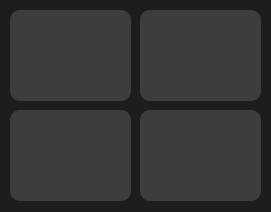
<?xml version="1.0" encoding="UTF-8"?>
<ui version="4.0">
 <class>Form_main</class>
 <widget class="QWidget" name="Form_main">
  <property name="geometry">
   <rect>
    <x>0</x>
    <y>0</y>
    <width>271</width>
    <height>212</height>
   </rect>
  </property>
  <property name="minimumSize">
   <size>
    <width>271</width>
    <height>212</height>
   </size>
  </property>
  <property name="maximumSize">
   <size>
    <width>271</width>
    <height>212</height>
   </size>
  </property>
  <property name="windowTitle">
   <string>Form</string>
  </property>
  <property name="styleSheet">
   <string notr="true">

QTabWidget::tab{
background-color:#3d3d3d;
}

QLineEdit{
border-radius:7;
}


QMessageBox{
background-color:#1d1d1d;
color:#fff;

}


QLabel{
color:#2d89ef;
qproperty-alignment: AlignLeft;


}

QDialogButtonBox{
color:#2d89ef;
}
QTextBrowser{
color:#2d89ef;
background-color:#1d1d1d;
}


QWidget{
background-color:#1d1d1d;
}


QPushButton{
border-style:solid;
color:#fff;
border-radius:10px;
background-color:#3d3d3d;
font: 11pt &quot;Century Gothic&quot;;


}
QPushButton:hover{
color:#ccc;
	background-color: qlineargradient(spread:pad, x1:0.517, y1:0, x2:0.517, y2:1, stop:0 rgba(45, 45, 45, 255), stop:0.505682 rgba(45, 45, 45, 255), stop:1 rgba(29, 29, 29, 255));
	border-color:#2d89ef;
border-width:2px;
}

QPushButton:pressed{
background-color: qlineargradient(spread:pad, x1:0.517, y1:0, x2:0.517, y2:1, stop:0 rgba(29, 29, 29, 255), stop:0.505682 rgba(45, 45, 45, 255), stop:1 rgba(29, 29, 29, 255));
}

QInputDialog{
background-color:#1d1d1d;
color:#fff;
}

QLineEdit{
border-radius:7;
background-color:#fff;
}
</string>
  </property>
  <widget class="QPushButton" name="pb_open">
   <property name="geometry">
    <rect>
     <x>10</x>
     <y>10</y>
     <width>121</width>
     <height>91</height>
    </rect>
   </property>
   <property name="toolTip">
    <string>Відкрити навчальну базу</string>
   </property>
   <property name="toolTipDuration">
    <number>-1</number>
   </property>
   <property name="text">
    <string/>
   </property>
   <property name="icon">
    <iconset theme="C:\\Users\\1\\FacialRecognitionProject\\Интерфейс\\иконки\\лицо_иконка.png">
     <normaloff>.</normaloff>.</iconset>
   </property>
   <property name="iconSize">
    <size>
     <width>50</width>
     <height>50</height>
    </size>
   </property>
   <property name="autoRepeat">
    <bool>false</bool>
   </property>
   <property name="flat">
    <bool>false</bool>
   </property>
  </widget>
  <widget class="QPushButton" name="pb_add">
   <property name="geometry">
    <rect>
     <x>10</x>
     <y>110</y>
     <width>121</width>
     <height>91</height>
    </rect>
   </property>
   <property name="toolTip">
    <string>Додати людину в  навчальну базу</string>
   </property>
   <property name="text">
    <string/>
   </property>
  </widget>
  <widget class="QPushButton" name="pb_rename">
   <property name="geometry">
    <rect>
     <x>140</x>
     <y>110</y>
     <width>121</width>
     <height>91</height>
    </rect>
   </property>
   <property name="toolTip">
    <string>Змінити ім'я людини в  навчальній базі</string>
   </property>
   <property name="text">
    <string/>
   </property>
  </widget>
  <widget class="QPushButton" name="pb_delete">
   <property name="geometry">
    <rect>
     <x>140</x>
     <y>10</y>
     <width>121</width>
     <height>91</height>
    </rect>
   </property>
   <property name="toolTip">
    <string>Видалити людину з  навчальної бази</string>
   </property>
   <property name="text">
    <string/>
   </property>
  </widget>
 </widget>
 <resources/>
 <connections/>
</ui>
